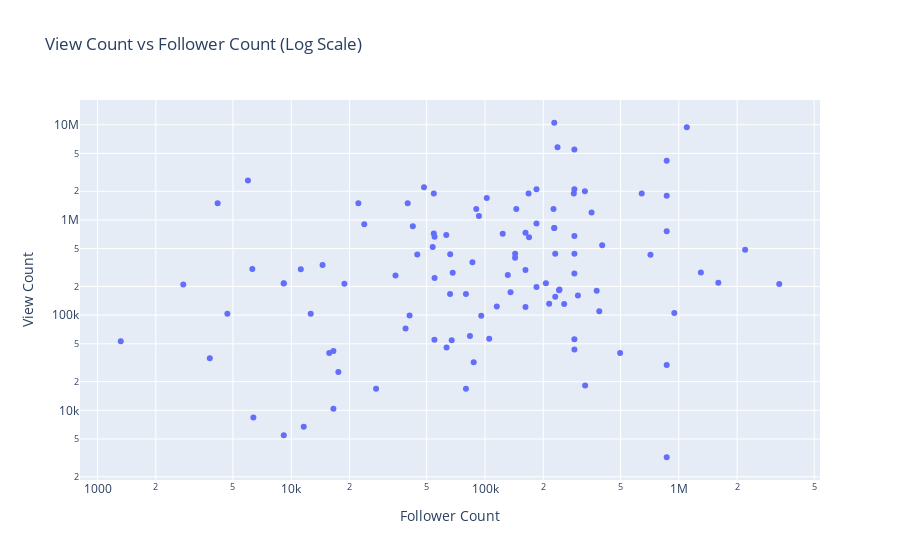

The notebook cell this image was saved under:
### Code cell
# Sort the DataFrame by follower_count in ascending order
df = df.sort_values(by='follower_count', ascending=True)

# Create an interactive scatter plot with Plotly and log scale on both axes
fig = px.scatter(df, 
                 x='follower_count', 
                 y='view_count', 
                 hover_name='username',  # Display username when hovering
                 labels={'follower_count': 'Follower Count', 'view_count': 'View Count'},
                 title='View Count vs Follower Count (Log Scale)',
                 log_x=True,  # Apply logarithmic scale to x-axis
                 log_y=True)  # Apply logarithmic scale to y-axis

# Show the plot
fig.show()

### Figure 1 — Plotly figure (JSON) as saved in the notebook; plotly's stock layout.template omitted (floating-point values rounded to 4 significant figures)
{"data": [{"hovertemplate": "<b>%{hovertext}</b><br><br>Follower Count=%{x}<br>View Count=%{y}<extra></extra>", "hovertext": ["yourgirl_debssss", "ugcwithmephilly", "leviacay", "theamandalemon", "cozy.tealeaf", "creolebarb", "strategyandsocial", "ttshopwithmaddie", "theecontentqueen", "theecontentqueen", "theecontentqueen", "theaaronchris", "jayynicholee", "jbcbeats", "celestialjojo", "sydlywydly", "nalvaz24", "nalvaz24", "pedro.andradeok", "floofysocials", "zalginnireels", "c0dak_", "howtogeekofficial", "sarasofiasocialmedia_", "lifewithdesidee", "jessachan", "courtney.tidona", "j0nnym0", "thejaysonlasala", "re.studiomx", "halledeneen", "sydneynicoleugc", "sydneynicoleugc", "young_le444", "thesocial.bff", "thesocial.bff", "ethanhshaw", "miahniycole", "jaylonbrooke", "dmitrihasideas", "donavanbarrett", "tayllorlloyd", "simonesharice", "simonesharice", "thenickfowler", "joshglavinfilms", "steph.trenkamp", "yuna.batmunkh", "heyimtran", "hattie_willoughby7", "ugcravina", "edwardleefilms", "santinay._", "sliimkim", "thestevenmellor", "jessicanicoleee36", "meghan.kimberley", "tess.barclay", "camtent", "taomiekayy", "juliabroome", "juliabroome", "amymarietta", "dave_preneur", "lo_silver", "lo_silver", "lo_silver", "sydneyonsocials", "marinagudov", "kiyana.ebrahimi", "laurennrwebb", "laurennrwebb", "laurennrwebb", "latinapreneur", "latinapreneur", "rixirising", "iambreham", "justinescameraroll", "chooseyoursocial", "esragram", "milajaye", "milajaye", "milajaye", "milajaye", "milajaye", "coach.stone", "coach.stone", "viralvideo.club", "blameanthony", "justinschumanofficial", "blakehealey1", "courtneymoseley_", "hummusbirrd", "nicky.reardon", "flourishplanner", "converzzo", "aronsogi", "tipsforcreators", "tipsforcreators", "tipsforcreators", "tipsforcreators", "tipsforcreators", "ahormozi", "laurenwolfe", "tiktokcreativeexperts", "maicyrenee", "cecilybauchmann", "carringtonxx"], "legendgroup": "", "marker": {"color": "#636efa", "symbol": "circle"}, "mode": "markers", "name": "", "orientation": "v", "showlegend": false, "type": "scatter", "x": [1318, 2771, 3797, 4169, 4679, 5975, 6296, 6375, 9146, 9146, 9146, 11200, 11600, 12600, 14500, 15700, 16500, 16500, 17500, 18800, 22200, 23800, 27400, 34500, 38900, 39900, 40800, 42400, 44700, 48400, 53700, 54400, 54400, 54800, 54900, 54900, 63100, 63300, 66000, 66100, 67300, 68100, 79700, 79700, 83600, 86100, 87400, 90100, 93000, 95600, 102100, 105100, 115000, 123400, 131100, 135400, 142900, 143000, 145000, 161700, 161700, 161700, 167800, 168700, 184300, 184300, 184300, 206200, 214300, 225600, 227700, 227700, 227700, 230300, 230300, 236600, 241100, 242300, 256200, 287200, 289200, 289200, 289200, 289200, 289200, 289300, 289300, 301600, 327600, 328600, 354600, 376900, 388800, 402400, 498100, 643700, 714300, 866100, 866100, 866100, 866100, 866100, 948000, 1100000, 1300000, 1600000, 2200000, 3300000], "xaxis": "x", "y": [53100, 210200, 35300, 1500000, 103500, 2600000, 305500, 8410, 214600, 215900, 5455, 303300, 6722, 103500, 336100, 40000, 10400, 41900, 25200, 213800, 1500000, 902000, 16900, 260600, 72400, 1500000, 98900, 860400, 434800, 2200000, 520100, 722100, 1900000, 55100, 244800, 667400, 694500, 45600, 166800, 435400, 54600, 278200, 16900, 166300, 60500, 359400, 32000, 1300000, 1100000, 98300, 1700000, 56400, 123000, 714100, 264500, 173900, 400500, 440200, 1300000, 733900, 297200, 121600, 1900000, 657100, 197300, 2100000, 915900, 216500, 131900, 1300000, 823400, 822500, 10500000, 155600, 441700, 5800000, 182100, 186300, 130600, 1900000, 676900, 273900, 2100000, 55700, 5500000, 442600, 43600, 160800, 2000000, 18200, 1200000, 180200, 109600, 542500, 40100, 1900000, 430200, 1800000, 3213, 760000, 30000, 4200000, 105500, 9400000, 281200, 219500, 485100, 212600], "yaxis": "y"}], "layout": {"legend": {"tracegroupgap": 0}, "title": {"text": "View Count vs Follower Count (Log Scale)"}, "xaxis": {"anchor": "y", "domain": [0, 1], "title": {"text": "Follower Count"}, "type": "log"}, "yaxis": {"anchor": "x", "domain": [0, 1], "title": {"text": "View Count"}, "type": "log"}}}
